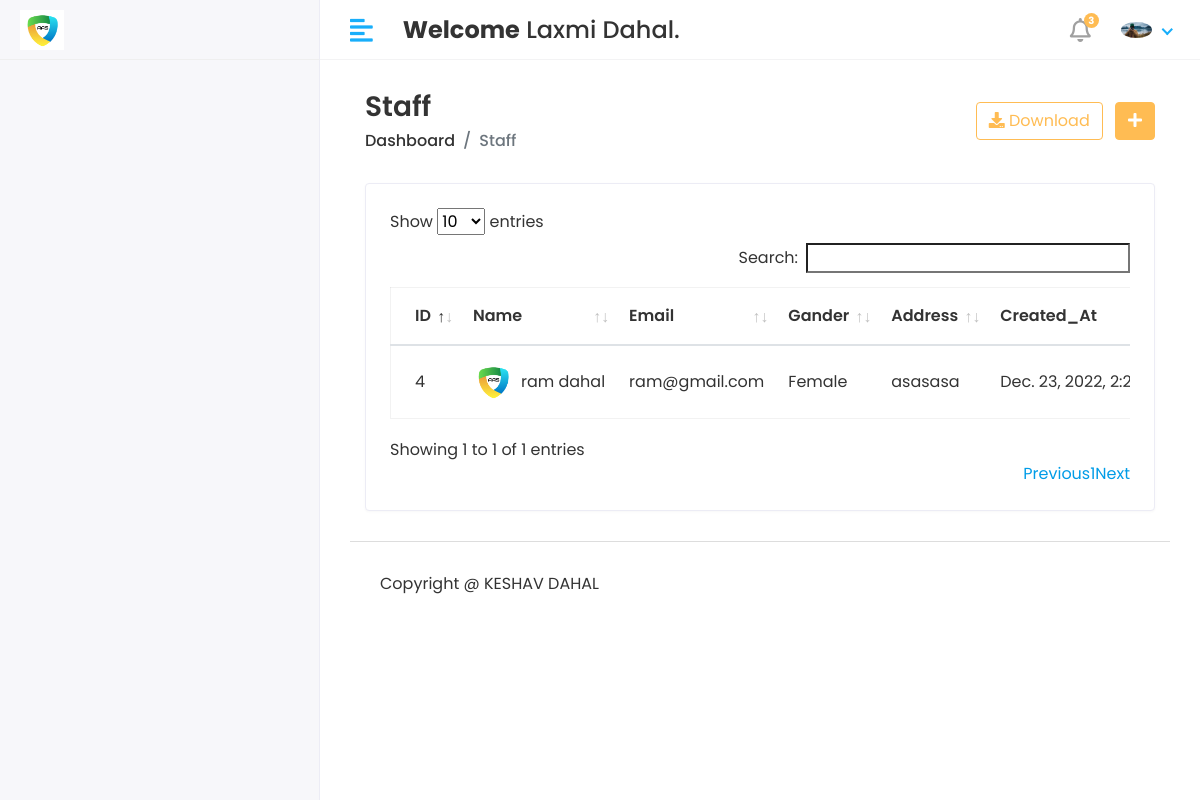
Page /Hod/Staff/View (signed in) on the committed database.
### app/models.py (models this page shows, shortened)
class CustomUser(AbstractUser):
    USER = (
        ('1', 'HOD'),
        ('2', 'STAFF'),
        ('3', 'STUDENT'),
    )
    user_type = models.CharField(choices=USER, max_length=50, default=1)
    profile_pic = models.ImageField(upload_to='media/profile_pic')

class Staff(models.Model):
    admin = models.OneToOneField(CustomUser, on_delete=models.CASCADE)
    address = models.TextField()
    gender = models.CharField(max_length=100)
    created_at = models.DateTimeField(auto_now_add=True)
    update_at = models.DateTimeField(auto_now=True)

### AAI/Hod_Views.py (the view)
# urls.py: path('Hod/Staff/View', Hod_Views.VIEW_STAFF, name='view_staff'),
@login_required(login_url='/')
def VIEW_STAFF(request):
    staff = Staff.objects.all()
    context = {
        'staff': staff,
    }
    return render(request, 'Hod/view_staff.html', context)

### templates/Hod/view_staff.html (shortened to what this page needs)
{% extends 'base.html' %}
{% block content %}
 <div class="content container-fluid">
               <div class="page-header">
                  <div class="row align-items-center">
                     <div class="col">
                        <h3 class="page-title">Staff</h3>
                        <ul class="breadcrumb">
                           <li class="breadcrumb-item"><a href="index.html">Dashboard</a></li>
                           <li class="breadcrumb-item active">Staff</li>
                        </ul>
                     </div>
                     <div class="col-auto text-right float-right ml-auto">
                        <a href="#" class="btn btn-outline-primary mr-2"><i class="fas fa-download"></i> Download</a>
                        <a href="add-student.html" class="btn btn-primary"><i class="fas fa-plus"></i></a>
                     </div>
                  </div>
               </div>
               <div class="row" >
                  <div class="col-sm-12">
                     <div class="card card-table">
                        <div class="card-body">
                           <div class="table-responsive">
                              <table id="table_id" class="table table-hover table-center mb-0 ">
                                 <thead>
                                    <tr>
                                       <th>ID</th>
                                       <th>Name</th>
                                       <th>Email</th>
                                       <th>Gander</th>
                                       <th>Address</th>
                                       <th>Created_At</th>
                                    </tr>
                                 </thead>
                                 <tbody>
                                 {% for i in staff %}
                                    <tr>
                                       <td>{{i.id}}</td>
                                       <td>
                                          <h2 class="table-avatar">
                                             <a href="student-details.html" class="avatar avatar-sm mr-2"><img class="avatar-img rounded-circle" src="/{{i.admin.profile_pic}}" alt="User Image"></a>
                                             <a href="student-details.html">{{i.admin.first_name}}&nbsp;{{i.admin.last_name}} </a>
                                          </h2>
                                       </td>
                                       <td>{{i.admin.email}}</td>
                                       <td>{{i.gender}}</td>
                                       <td>{{i.address}}</td>
                                        <td>{{i.created_at}}</td>
                                 {% endfor %}
                                 </tbody>
                              </table>
                           </div>
                        </div>
                     </div>
                  </div>
               </div>
            </div>
{% endblock %}

### templates/includes/header.html (shortened to what this page needs)
{% load static %}
<div class="header">
    <div class="header-left">
       <a href="index.html" class="logo">
       <img src="{% static 'assets/img/logo.png' %}" alt="Logo">
       </a>
    </div>
    <a href="javascript:void(0);" id="toggle_btn">
    <i class="fas fa-align-left"></i>
    </a>
    <div class="top-nav-search mt-3">
     <h4><strong>Welcome</strong>&nbsp;<span>{{user.first_name}} {{user.last_name}}</span>.</h4>
    </div>
    <ul class="nav user-menu">
       <li class="nav-item dropdown noti-dropdown">
          <a href="#" class="dropdown-toggle nav-link" data-toggle="dropdown">
          <i class="far fa-bell"></i> <span class="badge badge-pill">3</span>
          </a>
       </li>
       <li class="nav-item dropdown has-arrow">
          <a href="#" class="dropdown-toggle nav-link" data-toggle="dropdown">
             {% if user.profile_pic == "" %}
              <span class="user-img"><img class="rounded-circle" src="{% static 'assets/img/aimg.jpg' %}" width="31" ></span>
             {% else %}
          <span class="user-img"><img class="rounded-circle" src="/{{user.profile_pic}}" width="31" ></span>
          {% endif %}
          </a>
       </li>
    </ul>
 </div>

### static/assets/css/style.css (style rules this page uses)
html { height: 100%; }
body { background-color: #fff; color: #333; font-family: 'Poppins', sans-serif; font-size: 1rem; height: 100%; line-height: 1.5; overflow-x: hidden; }
h1, h2, h3, h4, h5, h6 { font-family: 'Poppins', sans-serif; margin-top: 0; }
a { color: #009ce7; }
input, button, a { transition: all 0.4s ease; -moz-transition: all 0.4s ease; -o-transition: all 0.4s ease; -ms-transition: all 0.4s ease; -webkit-transition: all 0.4s ease; }
ul, ol { padding: 0px; list-style: none; }
.table { color: #333; max-width: 100%; margin-bottom: 0; width: 100%; }
.table.dataTable { border-collapse: collapse !important; border: 1px solid rgba(0, 0, 0, 0.05); }
table.table td h2 { display: inline-block; font-size: inherit; font-weight: 400; margin: 0; padding: 0; vertical-align: middle; }
table.table td h2.table-avatar { align-items: center; display: inline-flex; font-size: inherit; font-weight: 400; margin: 0; padding: 0; vertical-align: middle; white-space: nowrap; }
table.table td h2 a { color: #333; }
.table thead tr th { font-weight: 600; }
.table tbody tr { border-bottom: 1px solid rgba(0, 0, 0, 0.05); }
.table.table-center td, .table.table-center th { vertical-align: middle; }
.card-table .card-body .table > thead > tr > th { border-top: 0; }
.card-table .card-body .table tr td:first-child, .card-table .card-body .table tr th:first-child { padding-left: 1.5rem; }
.card-table .table td, .card-table .table th { border-top: 1px solid #e2e5e8; padding: 1rem 0.75rem; white-space: nowrap; }
.btn-primary { background-color: #FFBC53; border: 1px solid #FFBC53; }
.btn-outline-primary { color: #FFBC53; border-color: #FFBC53; }
.card { border: 1px solid #ececf5; box-shadow: 0 1px 3px 0 rgba(0, 0, 0, 0.03); margin-bottom: 1.875rem; }
.card-body { padding: 1.5rem; }
.avatar { position: relative; display: inline-block; width: 3rem; height: 3rem }
.avatar > img { width: 100%; height: 100%; -o-object-fit: cover; object-fit: cover; }
.avatar-sm { width: 2.5rem; height: 2.5rem; }
.header { background-color: #fff; border-bottom: 1px solid #f3f3f4; left: 0; position: fixed; right: 0; top: 0; z-index: 1001; height: 60px; }
.header .header-left { float: left; height: 60px; padding: 0 20px; position: relative; width: 320px; z-index: 1; transition: all 0.2s ease-in-out; background-color: #f7f7fa; border-bottom: 1px solid #efefef; border-right: 1px solid #ececf5; display: flex; align-items: center; }
.header .header-left .logo { display: inline-block; line-height: 60px; }
.header .header-left .logo img { max-height: 40px; width: auto; }
.header .dropdown-toggle:after { display: none; }
.header .has-arrow .dropdown-toggle:after { border-top: 0; border-left: 0; border-bottom: 2px solid #18aefa; border-right: 2px solid #18aefa; content: ''; height: 8px; display: inline-block; pointer-events: none; -webkit-transform-origin: 66% 66%; -ms-transform-origin: 66% 66%; transform-origin: 66% 66%; -webkit-transform: rotate(45deg); -ms-transform: rotate(45deg); transform: rotate(45deg); -webkit-transition: all 0.15s ease-in-out; transition: all 0.15s ease-in-out; width: 8px; vertical-align: 0px; }
.user-menu { float: right; margin: 0; position: relative; z-index: 99; padding-right: 15px; }
.user-menu.nav > li > a { color: #a0a0a0; font-size: 14px; line-height: 58px; padding: 0 15px; height: 60px; }
.user-img { margin-right: 3px; position: relative; }
.top-nav-search { float: left; margin-left: 15px; }
.page-header { margin-bottom: 1.875rem; }
.page-header .breadcrumb { background-color: transparent; color: #6c757d; font-size: 1rem; font-weight: 500; margin-bottom: 0; padding: 0; }
.page-header .breadcrumb a { color: #333; }
.page-title { font-size: 28px; font-weight: 600; color: #333; margin-bottom: 5px; }
.user-menu.nav > li > a .badge { background-color: #FFBC53; display: block; font-size: 10px; font-weight: bold; height: 15px; width: 15px; position: absolute; right: 7px; top: 13px; color: #fff; padding: 3px; }
.user-menu.nav > li > a > i { font-size: 1.5rem; line-height: 60px; }
@media (min-width: 992px) { #toggle_btn { align-items: center; color: #18aefa; display: inline-flex; float: left; font-size: 26px; height: 60px; justify-content: center; margin-left: 15px; padding: 0 15px; } }

### rows in the picture
CustomUser: first_name "Laxmi", last_name "Dahal", profile_pic (picture)
Staff: id "4", admin.profile_pic (picture), admin.first_name "ram", admin.last_name "dahal", admin.email "ram@gmail.com", gender "Female", address "asasasa", created_at "Dec. 23, 2022,…"
